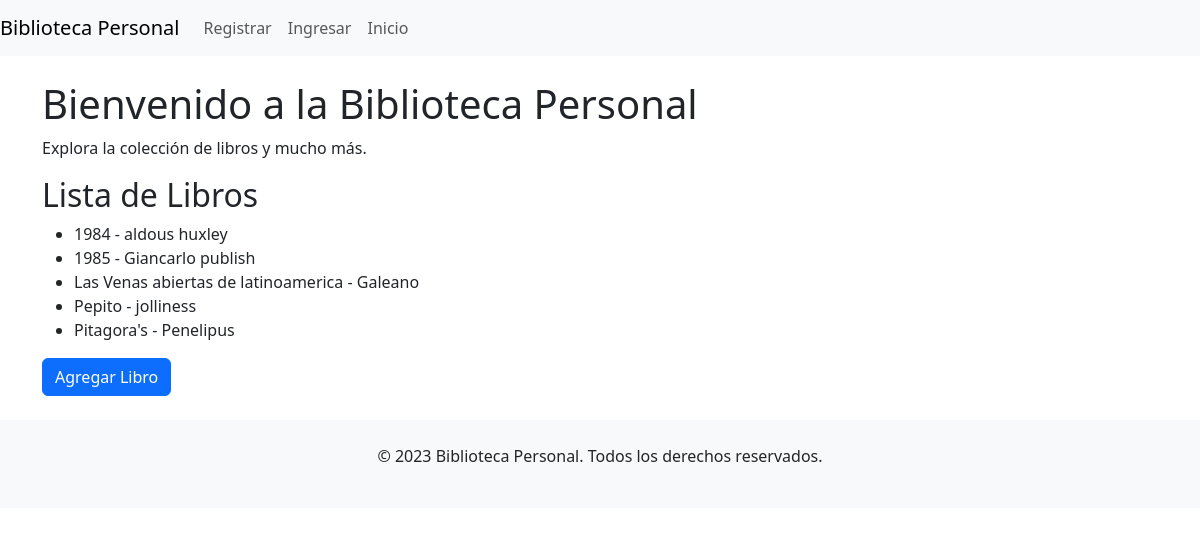
Page /libros/lista_libros/ on the earlier database version.
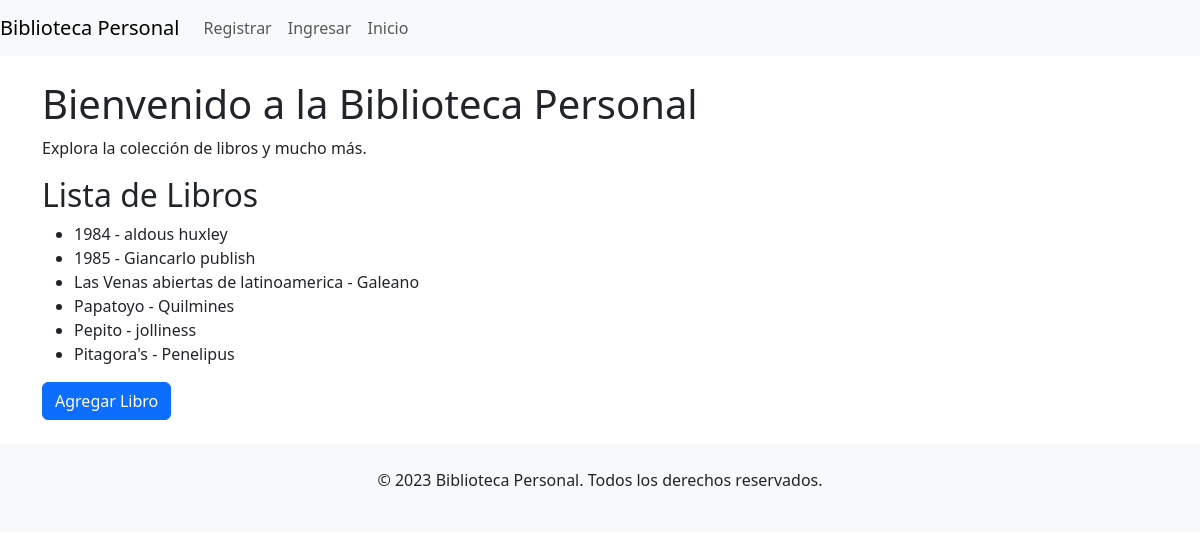
Same page on the later database version.
### libros/models.py (models this page shows, shortened)
class Libro(models.Model):
    titulo = models.CharField(max_length=255)
    autor = models.CharField(max_length=100)
    genero = models.CharField(max_length=50)
    descripcion = models.TextField(blank=True, null=True)

### libros/views.py (the view)
# urls.py: path('lista_libros/', views.lista_libros, name='lista_libros'),
def lista_libros(request):
    libros = Libro.objects.all().order_by('titulo')
    return render(request, 'libros/lista_libros.html', {'libros': libros})

### libros/templates/libros/lista_libros.html
{% extends 'inicio/homepage.html' %} {% block content %}
<h2>Lista de Libros</h2>
<ul>
  {% for libro in libros %}
  <li>{{ libro.titulo }} - {{ libro.autor }}</li>
  {% empty %}
  <li>No hay libros en la lista.</li>
  {% endfor %}
</ul>
<a href="{% url 'ingresar_libro' %}" class="btn btn-primary">Agregar Libro</a>
{% endblock %}

Differences in the rows shown:
added Libro: titulo "Papatoyo", autor "Quilmines"
